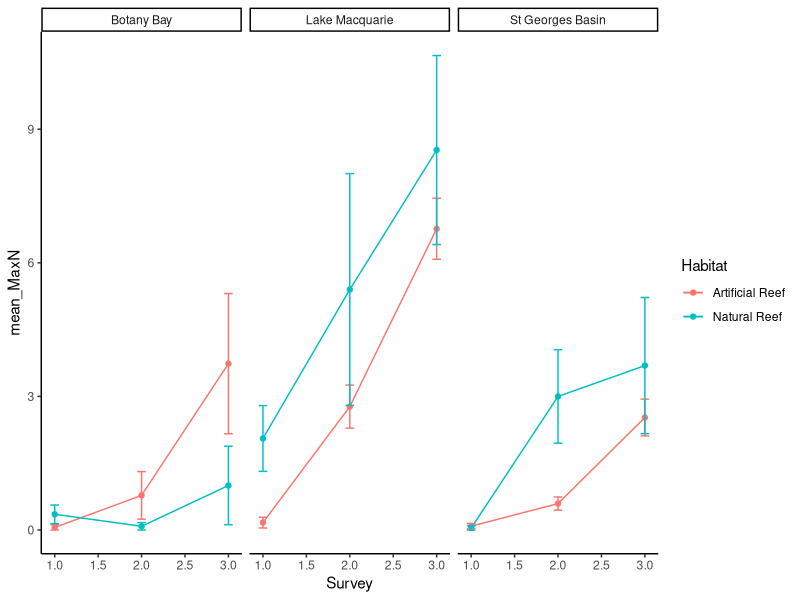
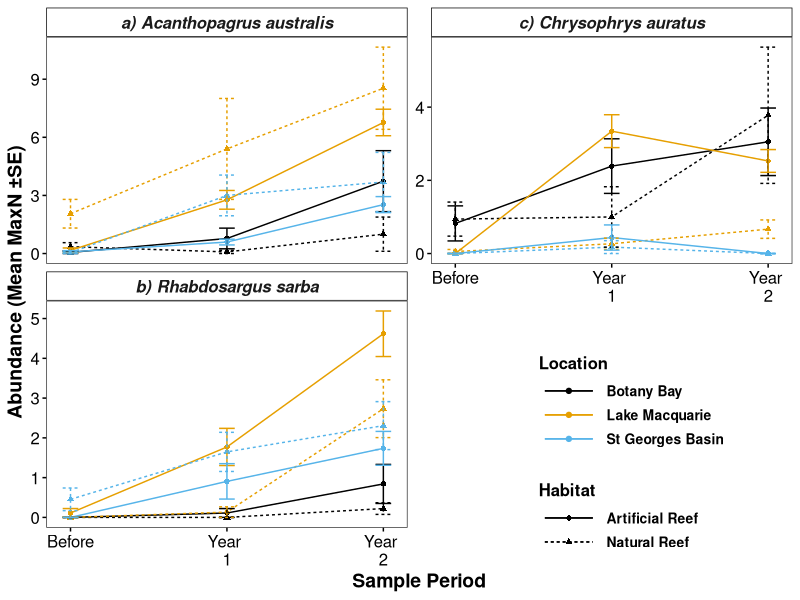
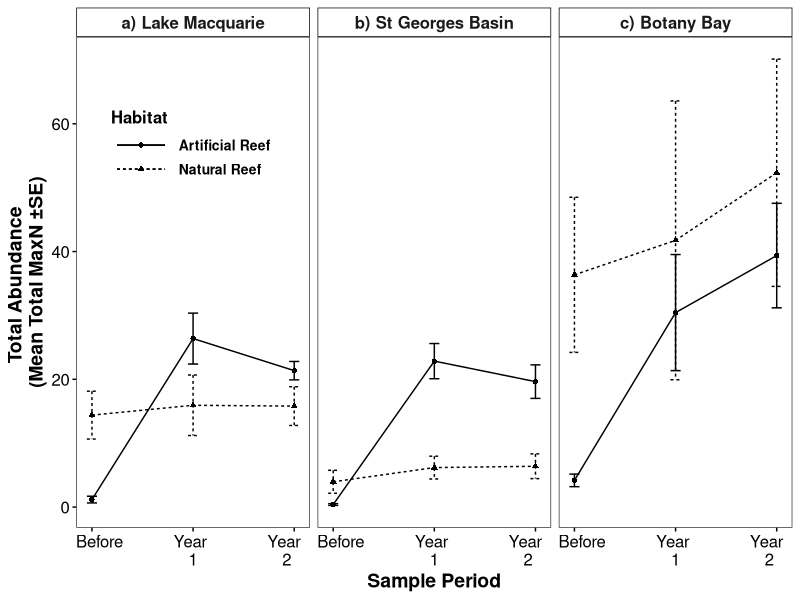
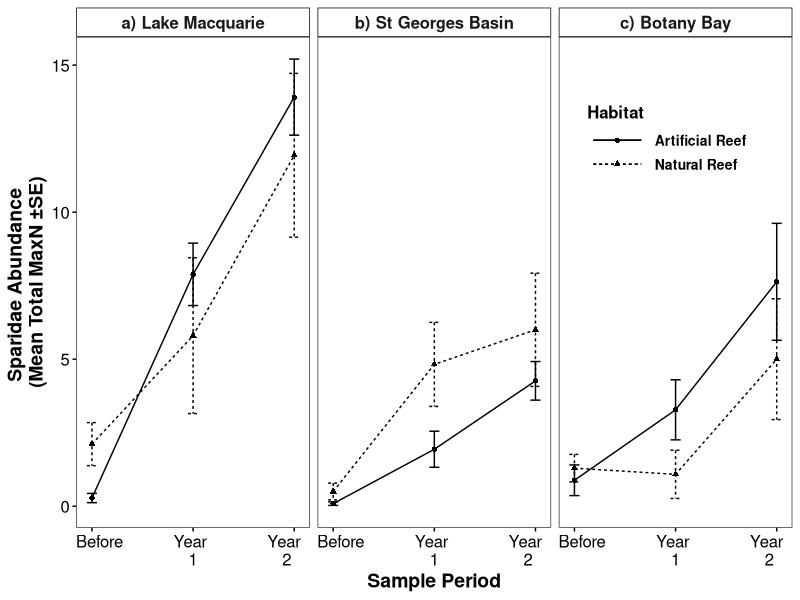
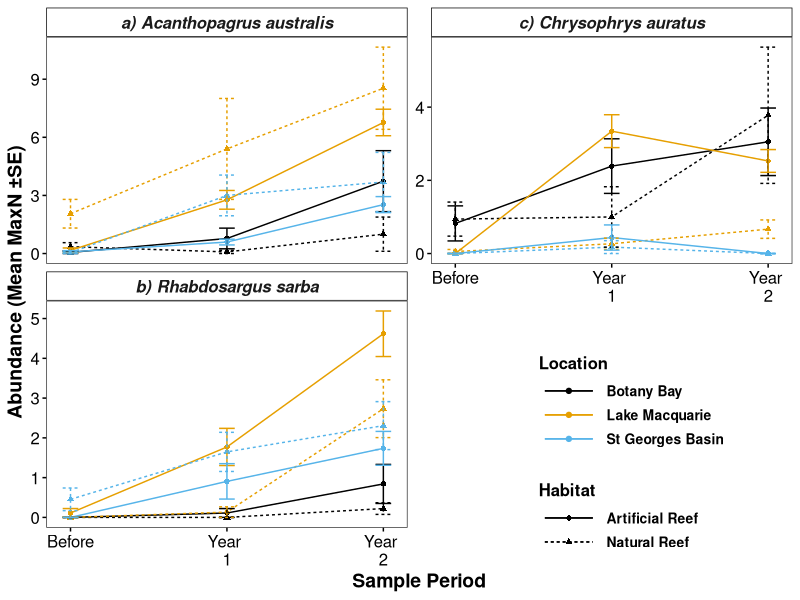
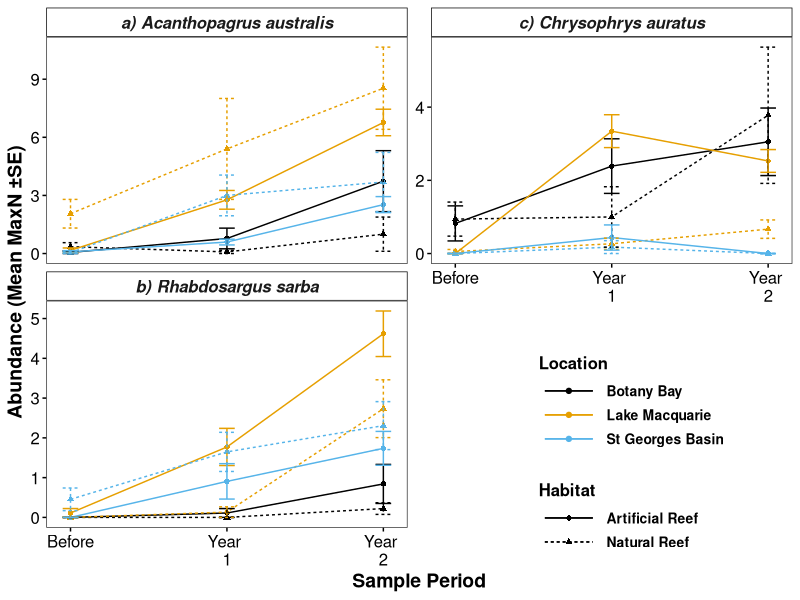
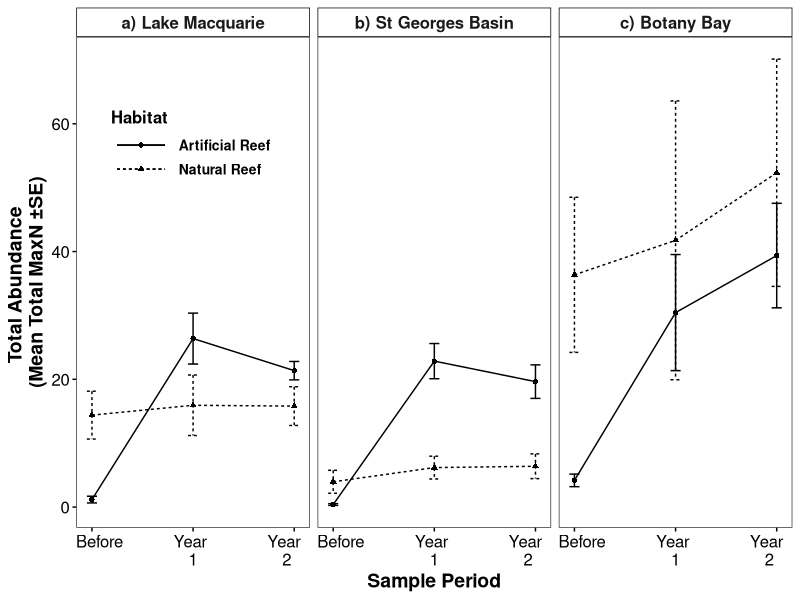
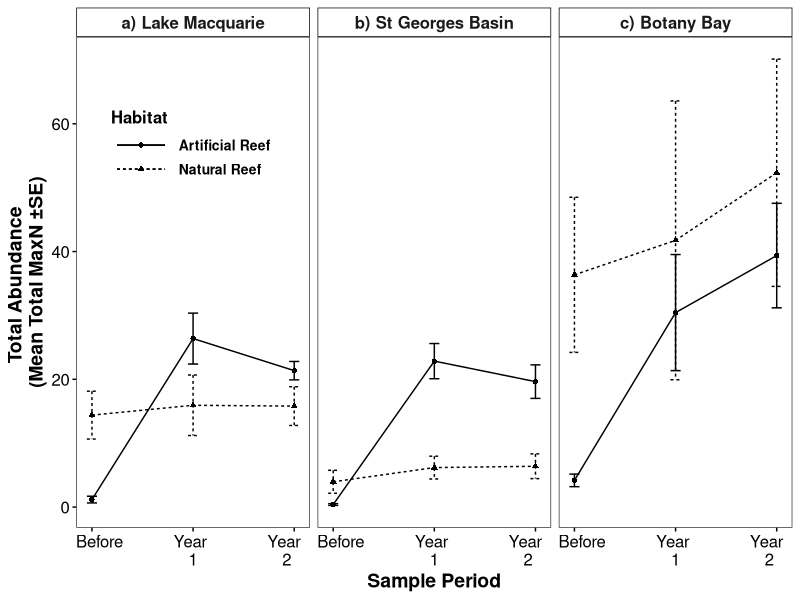

R code for these plots, in order:
library(dplyr)
library(ggplot2)
library(reshape2)
library(lubridate)

### Load data and make bream plots

mydata <- read.csv("revised all est worksheet July 2011_LATEST.csv", header = T)
str(mydata)
mydata$After.1...2 <- factor(mydata$After.1...2, levels = c("Before", "After 1", "After 2"))
mydata$Survey <- as.integer(mydata$After.1...2)
mydata$Habitat <- as.character(mydata$Habitat)
mydata$Habitat[mydata$Habitat  == "SD"] <- "AR"
mydata$Habitat[mydata$Habitat  == "AR"] <- "Artificial Reef"
mydata$Habitat[mydata$Habitat  == "NR"] <- "Natural Reef"



mydata <- subset(mydata, Time != "Estimation")
mydata <- subset(mydata, Season != "Aut")

dat <- mydata %>% group_by(Location, Survey, Habitat) %>% 
  summarise(mean_MaxN = mean(Acanthopagrus.australis), SD = sd(Acanthopagrus.australis), n = n(), SE = SD/sqrt(n))
dat

#dat2 <- mydata %>% group_by(Location, Before.After, Habitat) %>% 
#  summarise(Start_Date = min(Time), End_Date = max(Time))
#dat2


p1 <- ggplot(dat, aes(x = Survey, y = mean_MaxN, col = Habitat)) + geom_point() + facet_wrap(~Location) + geom_line() +
  geom_errorbar(aes(ymin = mean_MaxN-SE, ymax = mean_MaxN+SE), width = 0.1) +
  theme_classic()
p1

#### I need to melt the dataframes and make the graphs for all shown species and see how many of them match.


species_list <- c("Acanthopagrus.australis", "Rhabdosargus.sarba", "Pagrus.auratus", "Pelates.sexlineatus",
                  "Pseudocaranx.dentex", "Trachurus.novaezelandiae", "Atypichthys.strigatus", 
                  "Microcanthus.strigatus")

species_list_sparid <- c("Acanthopagrus.australis", "Rhabdosargus.sarba", "Pagrus.auratus")
species_list_other <- c("Pelates.sexlineatus", "Pseudocaranx.dentex", "Trachurus.novaezelandiae", 
                        "Atypichthys.strigatus", "Microcanthus.strigatus")


# Make long data
long_data <- melt(mydata, id=c("Location","Impact.Control", "Site", "Before.After", "Year",
                               "Time", "Habitat", "Season", "After.1...2","Survey"), value.name = "MaxN")

#Summarise data
dat <- long_data %>% group_by(Location, Survey, Habitat, variable) %>% 
  summarise(mean_MaxN = mean(MaxN), SD = sd(MaxN), n = n(), SE = SD/sqrt(n))
dat

# Keep only species in the above list
datX <- dat %>% filter(variable %in% species_list_sparid)
datY <- dat %>% filter(variable %in% species_list_other)

## All locations and sparid species in one plot
#Colour blind palette
cbbPalette <- c("#000000", "#E69F00", "#56B4E9", "#009E73", "#F0E442", "#0072B2", "#D55E00", "#CC79A7")

strip_labels <- c("Acanthopagrus.australis" = "a) Acanthopagrus australis", 
                  "Rhabdosargus.sarba" = "b) Rhabdosargus sarba",
                  "Pagrus.auratus" = "c) Chrysophrys auratus")



pX <- ggplot(datX, aes(x = Survey, y = mean_MaxN, col = Location, linetype = Habitat, shape = Habitat)) +
  geom_point() + geom_line() + xlab("Sample Period") +
  facet_wrap(~variable, scales = "free_y", ncol =2, labeller = as_labeller(strip_labels)) + 
  geom_errorbar(aes(ymin = mean_MaxN-SE, ymax = mean_MaxN+SE), width = 0.1) +
  theme_bw() + ylab("Abundance (Mean MaxN ±SE)") + scale_colour_manual(values=cbbPalette)+
  theme(axis.title.x = element_text(face="bold", colour="black", size = 14),
        axis.text.x  = element_text(colour="black", size = 12), 
        axis.title.y = element_text(face="bold", colour="black", size = 14),
        axis.text.y  = element_text(colour="black", size = 12),
        axis.ticks = element_line(colour = "black"),
        legend.title = element_text(colour="black", size=12, face="bold"),
        legend.text = element_text(colour="black", size = 10, face = "bold"),
        strip.background = element_rect(colour="black", fill="white"),
        strip.text.x = element_text(size=12, face="bold.italic"),
        strip.text.y = element_text(size=12, face="bold"),
        panel.grid.minor=element_blank(),
        panel.grid.major=element_blank(),
        legend.key.width = unit(3, "line"),
        legend.justification=c(0,0.5), legend.position=c(0.65,0.15)) +
  scale_x_continuous(breaks=c(1,2,3), labels= c("Before", "Year \n1", 'Year \n2'))
pX

ggsave("Output/Final Figures/Species Abundances.pdf", width = 6.3, height = 4.3, units = "in", dpi = 600)
ggsave("Output/Final Figures/Species Abundances.png", width = 6.3, height = 4.3, units = "in", dpi = 600)


# # Make plots for each species, with a panel for each location
# for (i in species_list) {
#   
#   dat2 <- subset(dat, variable == i)
# 
#   p1 <- ggplot(dat2, aes(x = Survey, y = mean_MaxN, col = Habitat)) + geom_point() + facet_wrap(~Location) + geom_line() +
#     geom_errorbar(aes(ymin = mean_MaxN-SE, ymax = mean_MaxN+SE), width = 0.1) +
#     theme_classic()
#   p1
#   #ggsave(filename = paste("Output/",i, ".pdf", sep=""), width = 12, height = 8)
#   
# }

# # Make plots for each location with a panel for each species
# for (i in datX$Location) {
#   
#   dat2 <- subset(datX, Location == i)
#   
#   p1 <- ggplot(dat2, aes(x = Survey, y = mean_MaxN, col = Habitat)) + geom_point() + 
#     facet_wrap(~variable, scales = "free_y") + geom_line() +
#     geom_errorbar(aes(ymin = mean_MaxN-SE, ymax = mean_MaxN+SE), width = 0.1) +
#     theme_classic()
#   p1
#   #ggsave(filename = paste("Output/",i, ".pdf", sep=""), width = 12, height = 8)
#   
# }

#####################################################################################################
# ### Now only do some species based upon Heath's choices
# Lake_Mac_Sp <- c("Pelates.sexlineatus")
# Bot_Bay_Sp <- c("Pseudocaranx.dentex", "Trachurus.novaezelandiae", "Atypichthys.strigatus")
# St_Geo_Sp <- c("Pelates.sexlineatus", "Trachurus.novaezelandiae", "Microcanthus.strigatus")
# 
# LM_List <- paste("Lake Macquarie", "_", Lake_Mac_Sp, sep="")
# BB_List <- paste("Botany Bay", "_", Bot_Bay_Sp, sep="")
# SG_List <- paste("St Georges Basin", "_", St_Geo_Sp, sep="")
# 
# species_list2 <-c(LM_List, BB_List, SG_List)
# 
# datY$Loc_Sp <- paste(datY$Location, "_", datY$variable, sep = "")
# 
# # Keep only species in the above list
# datY2 <- datY %>% filter(Loc_Sp %in% species_list2)
# 
# ### Now redo graphs
# 
# 
# ## All locations and other species in one plot
# #Colour blind palette
# cbbPalette <- c("#000000", "#E69F00", "#56B4E9", "#009E73", "#F0E442", "#0072B2", "#D55E00", "#CC79A7")
# 
# pX <- ggplot(datY2, aes(x = Survey, y = mean_MaxN, col = Location, linetype = Habitat, shape = Habitat)) + geom_point() + 
#   facet_wrap(~variable, scales = "free_y", ncol =3) + geom_line() +
#   geom_errorbar(aes(ymin = mean_MaxN-SE, ymax = mean_MaxN+SE), width = 0.1) +
#   theme_classic() + ylab(paste("Mean MaxN (","\U00B1","SE)", sep = "" )) + scale_colour_manual(values=cbbPalette)+
#   theme(axis.title.x = element_text(face="bold", colour="black", size = 20),
#         axis.text.x  = element_text(colour="black", size = 16), 
#         axis.title.y = element_text(face="bold", colour="black", size = 20),
#         axis.text.y  = element_text(colour="black", size = 16),
#         legend.title = element_text(colour="black", size=14, face="bold"),
#         legend.text = element_text(colour="black", size = 12, face = "bold"),
#         legend.justification=c(0,0.5), legend.position=c(0.7,0.13),
#         #legend.position="bottom",
#         legend.key.width = unit(3, "line"),
#         strip.text = element_text(face = "italic")) +
#   scale_x_continuous(breaks=c(1,2,3), labels= c("Before", "Year \n1", 'Year \n2')) #+
#   #guides(col = guide_legend(nrow = 2), linetype = guide_legend(nrow = 2))
# pX
# 

# 
# 
# # Make plots for each location with a panel for each species
# for (i in datX$Location) {
#   
#   dat2 <- subset(datX, Location == i)
#   
#   p1 <- ggplot(dat2, aes(x = Survey, y = mean_MaxN, col = Habitat)) + geom_point() + 
#     facet_wrap(~variable, scales = "free_y") + geom_line() +
#     geom_errorbar(aes(ymin = mean_MaxN-SE, ymax = mean_MaxN+SE), width = 0.1) +
#     theme_classic()
#   p1
#   #ggsave(filename = paste("Output/2Limited_species_",i, ".pdf", sep=""), width = 12, height = 8)
#   
# }




### Creating diversity variables
# From Charlie's Code - hence larval fish names
library(vegan)
mydata <- read.csv("revised all est worksheet July 2011_LATEST.csv", header = T)

mydata$After.1...2 <- factor(mydata$After.1...2, levels = c("Before", "After 1", "After 2"))
mydata$Survey <- as.integer(mydata$After.1...2)
mydata$Habitat <- as.character(mydata$Habitat)
mydata$Habitat[mydata$Habitat  == "SD"] <- "AR"
mydata$Habitat[mydata$Habitat  == "AR"] <- "Artificial Reef"
mydata$Habitat[mydata$Habitat  == "NR"] <- "Natural Reef"

mydata <- subset(mydata, Time != "Estimation")
mydata <- subset(mydata, Season != "Aut")

larval.spp<-mydata[1:372,c(2:37,39:75)]
#head(larval.spp)
#write.csv(mydata, "test.csv", row.names = F)


abundance <- rowSums(larval.spp)
richness <- specnumber(larval.spp) # richness
shannon <- diversity(larval.spp) #shannon wevaer index from vegan package
J <- shannon/log(specnumber(larval.spp)) # Evenness
shannon_effective <- exp(diversity(larval.spp))


mydata$Diversity <- shannon
mydata$evenness <- J
mydata$Richness <- richness
mydata$Abundance <- abundance
mydata$shannon_effective <- shannon_effective


# Make long data
long_data <- melt(mydata, id=c("Location","Impact.Control", "Site", "Before.After", "Year",
                               "Time", "Habitat", "Season", "After.1...2","Survey"), value.name = "MaxN")

#Summarise data
dat <- long_data %>% group_by(Location, Survey, Habitat, variable) %>% 
  summarise(mean_MaxN = mean(MaxN, na.rm = TRUE), SD = sd(MaxN), n = n(), SE = SD/sqrt(n))
dat

#var_list <- c("Richness", "Abundance")
var_list <- "Abundance"

# Keep only species in the above list
#datX <- dat %>% filter(variable %in% var_list)
datX <- subset(dat, variable == "Abundance")
datX$Location <- factor(datX$Location, levels = c("Lake Macquarie", "St Georges Basin", "Botany Bay"))

strip_labels <- c("Lake Macquarie" = "a) Lake Macquarie", 
                  "St Georges Basin" = "b) St Georges Basin",
                  "Botany Bay" = "c) Botany Bay")

p1 <- ggplot(datX, aes(x = Survey, y = mean_MaxN, linetype = Habitat, shape = Habitat)) + 
  geom_point() + geom_line() + 
  geom_errorbar(aes(ymin = mean_MaxN-SE, ymax = mean_MaxN+SE), width = 0.1) + xlab("Sample Period") + 
  ylab("Total Abundance \n(Mean Total MaxN ±SE)") + 
  facet_wrap(~ Location, labeller = as_labeller(strip_labels)) +
  theme_bw() +
  scale_x_continuous(breaks=c(1,2,3), labels= c("   Before", "Year \n1", 'Year    \n2   ')) + # note weird spaces to help align the labels on figure
  theme(axis.title.x = element_text(face="bold", colour="black", size = 14),
        axis.text.x  = element_text(colour="black", size = 12), 
        axis.title.y = element_text(face="bold", colour="black", size = 14),
        axis.text.y  = element_text(colour="black", size = 12),
        axis.ticks = element_line(colour = "black"),
        legend.title = element_text(colour="black", size=12, face="bold"),
        legend.text = element_text(colour="black", size = 10, face = "bold"),
        legend.position=c(0.16,0.78),
        strip.background = element_rect(colour="black", fill="white"),
        strip.text.x = element_text(size=12, face="bold"),
        strip.text.y = element_text(size=12, face="bold"),
        panel.grid.minor=element_blank(),
        panel.grid.major=element_blank(),
        legend.key.width = unit(3, "line"))
p1

ggsave("Output/Final Figures/Figure 1.pdf", width = 6.3, height = 3.2, units = "in")
ggsave("Output/Final Figures/Figure 1.png", width = 6.3, height = 3.2, units = "in", dpi = 600)

#### Sparid Graphs ####

mydata <- read.csv("revised all est worksheet July 2011_LATEST.csv", header = T)
str(mydata)
mydata$After.1...2 <- factor(mydata$After.1...2, levels = c("Before", "After 1", "After 2"))
mydata$Survey <- as.integer(mydata$After.1...2)
mydata$Habitat <- as.character(mydata$Habitat)
mydata$Habitat[mydata$Habitat  == "SD"] <- "AR"
mydata$Habitat[mydata$Habitat  == "AR"] <- "Artificial Reef"
mydata$Habitat[mydata$Habitat  == "NR"] <- "Natural Reef"
mydata$Sparids <- mydata$Acanthopagrus.australis + mydata$Pagrus.auratus +
  mydata$Rhabdosargus.sarba


mydata <- subset(mydata, Time != "Estimation") # only include observed data
mydata <- subset(mydata, Season != "Aut") # remove out of season observations

dat <- mydata %>% group_by(Location, Survey, Habitat) %>% 
  summarise(mean_MaxN = mean(Sparids), SD = sd(Sparids), n = n(), SE = SD/sqrt(n))
dat

#dat2 <- mydata %>% group_by(Location, Before.After, Habitat) %>% 
#  summarise(Start_Date = min(Time), End_Date = max(Time))
#dat2

dat$Location <- factor(dat$Location, levels = c("Lake Macquarie", "St Georges Basin", "Botany Bay"))

strip_labels <- c("Lake Macquarie" = "a) Lake Macquarie", 
                  "St Georges Basin" = "b) St Georges Basin",
                   "Botany Bay" = "c) Botany Bay")

p1 <- ggplot(dat, aes(x = Survey, y = mean_MaxN, linetype = Habitat, shape = Habitat)) + geom_point() + 
  facet_wrap(~Location, labeller = as_labeller(strip_labels)) + geom_line() + xlab("Sample Period") +
  geom_errorbar(aes(ymin = mean_MaxN-SE, ymax = mean_MaxN+SE), width = 0.1) +
  theme_bw() + ylab("Sparidae Abundance \n(Mean Total MaxN ±SE)") +
  scale_x_continuous(breaks=c(1,2,3), labels= c("   Before", "Year \n1", 'Year    \n2   ')) +
  theme(axis.title.x = element_text(face="bold", colour="black", size = 14),
        axis.text.x  = element_text(colour="black", size = 12), 
        axis.title.y = element_text(face="bold", colour="black", size = 14),
        axis.ticks = element_line(colour = "black"),
        axis.text.y  = element_text(colour="black", size = 12),
        legend.title = element_text(colour="black", size=12, face="bold"),
        legend.text = element_text(colour="black", size = 10, face = "bold"),
        legend.position=c(0.825,0.79),
        legend.background=element_blank(),
        strip.background = element_rect(colour="black", fill="white"),
        strip.text.x = element_text(size=12, face="bold"),
        strip.text.y = element_text(size=12, face="bold"),
        panel.grid.minor=element_blank(),
        panel.grid.major=element_blank(),
        legend.key.width = unit(3, "line"))
p1

ggsave("Output/Final Figures/Sparid Abundance.pdf", width = 6.3, height = 3.2, units = "in", dpi=600)
ggsave("Output/Final Figures/Sparid Abundance.png", width = 6.3, height = 3.2, units = "in", dpi=600)
